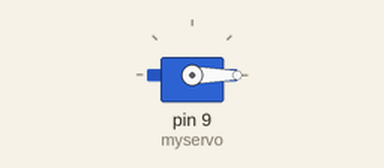
A sketch run on a simulated Arduino Uno, built with avr-gcc and run on an emulated ATmega328P. Parts: servo.

Above: at 0.05 s.
At 0.25 s:
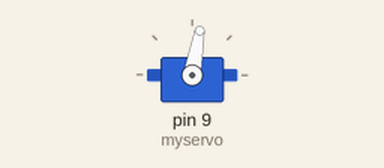
At 0.5 s:
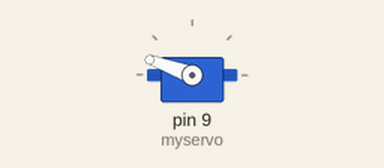
At 1.0 s:
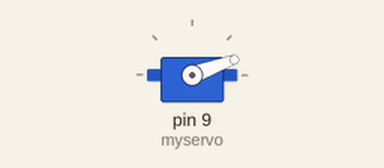
Timing chart, 0 to 3.0 s (numbered marks = the images above):
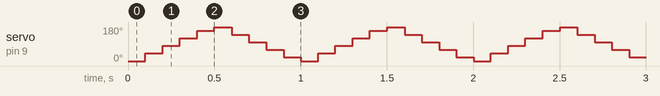

The sketch:

circ-04.ino
```cpp
#include <Servo.h>
Servo myservo;
int pos = 0;

void setup()
{
  myservo.attach(9);
}

void loop()
{
  for(pos = 0; pos < 180; pos += 40) {
    myservo.write(pos);
    delay(100);
  }
  for(pos = 180; pos >= 1; pos -= 40) {
    myservo.write(pos);
    delay(100);
  }
}
```

Measured:
- by itself, servo on pin 9 (myservo): repeats every 1.0 s: 80° 0.10 s, 120° 0.10 s, 160° 0.10 s, 180° 0.10 s, 140° 0.10 s, 100° 0.10 s, 60° 0.10 s, 20° 0.10 s, 0° 0.10 s, 40° 0.10 s
